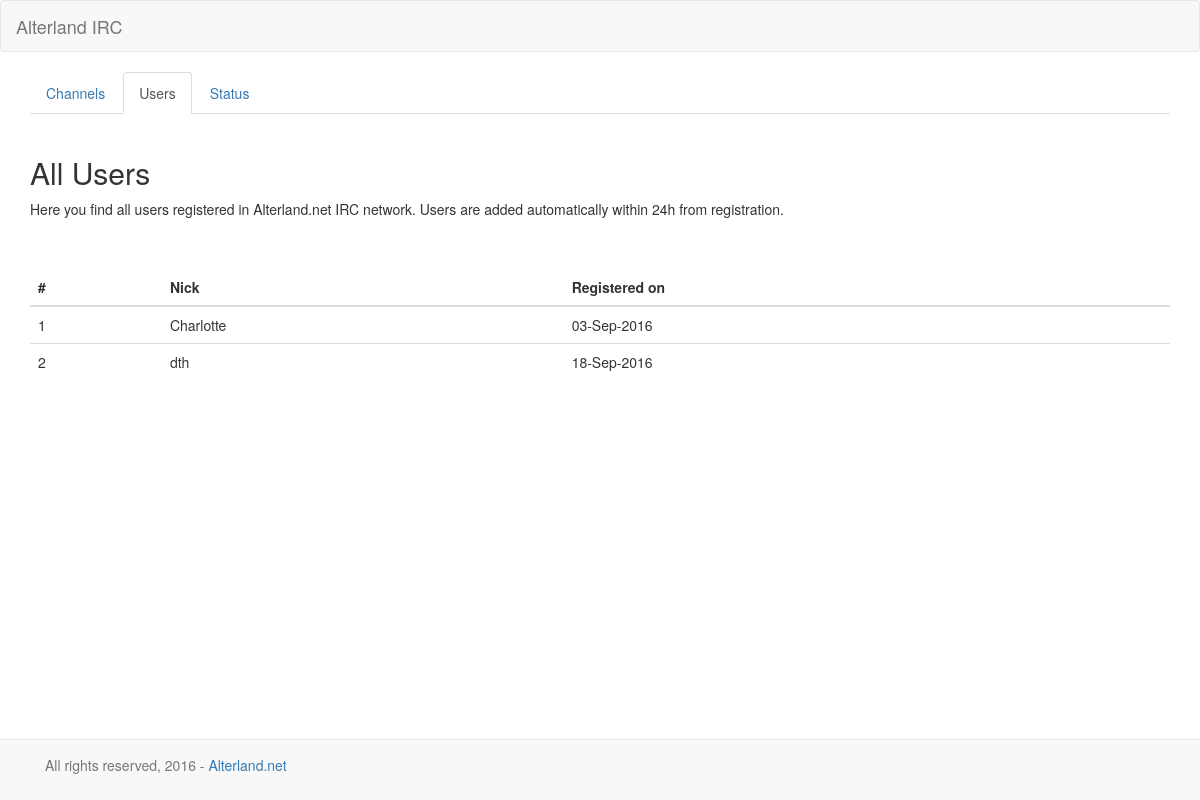
The page /users.php on the database its author committed.
### tables this page shows
CREATE TABLE `irc_db_NickCore` (
  `id` int(10) unsigned NOT NULL AUTO_INCREMENT,
  `timestamp` timestamp NULL DEFAULT CURRENT_TIMESTAMP ON UPDATE CURRENT_TIMESTAMP,
  `AUTOOP` text,
  `HIDE_EMAIL` text,
  `HIDE_MASK` text,
  `MEMO_RECEIVE` text,
  `MEMO_SIGNON` text,
  `NS_PRIVATE` text,
  `NS_SECURE` text,
  `access` text,
  `display` text,
  `email` text,
  `language` text,
  `memomax` text,
  `pass` text,
  PRIMARY KEY (`id`),
  KEY `timestamp_idx` (`timestamp`)
);

### core/main.class.php (called while the page is built, shortened)
<?php
class Main {
	private $user = 'alterland_irc';
	private $pass = 'alterland_irc';
	private $host = 'localhost';
	private $dbname = 'alterland_irc';
  private $dbh;
	private $stmt;
  public function __construct(){
    $dsn = 'mysql:host=' . $this->host . ';dbname=' . $this->dbname;
    $options = array(
      PDO::ATTR_PERSISTENT    => true,
      PDO::ATTR_ERRMODE       => PDO::ERRMODE_EXCEPTION,
      PDO::MYSQL_ATTR_INIT_COMMAND => "SET NAMES utf8"
    );
    try{
      $this->dbh = new PDO($dsn, $this->user, $this->pass, $options);
    }
    catch(PDOException $e){
      $this->error = $e->getMessage();
    }
  }
	public function query($query){
		$this->stmt = $this->dbh->prepare($query);
	}
	public function execute(){
		return $this->stmt->execute();
	}
	public function resultset(){
		$this->execute();
		return $this->stmt->fetchAll(PDO::FETCH_ASSOC);
	}
}

### core/user.class.php (the view, shortened to what this page needs)
<?php
class User extends Main {
  public function read_all() {
    $this->query('
      SELECT id,display, DATE_FORMAT(timestamp,"%d-%b-%Y") as xDate FROM irc_db_NickCore;
      ');
    try {
      $result = $this->resultset();
      foreach ($result as $key => $value) {
        echo '<tr>';
        echo '<td>'.$value['id'].'</td>';
        echo '<td>'.$value['display'].'</td>';
        echo '<td>'.$value['xDate'].'</td>';
        echo '</tr>';
      }
    } catch (Exception $e) {
      die($this->msgbuild('danger','<strong>Error: </strong>Something went wrong'));
    }
  }
}

### rows shown on the page
irc_db_nickcore: id "1", display "Charlotte", xDate "03-Sep-2016"
irc_db_nickcore: id "2", display "dth", xDate "18-Sep-2016"
